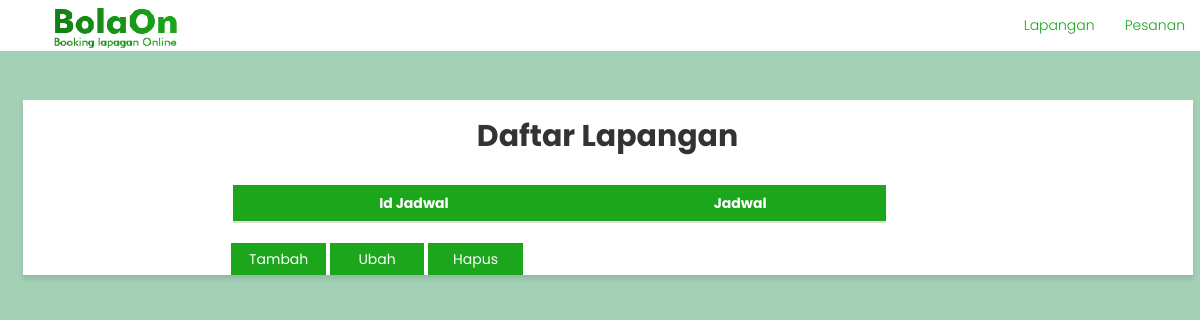
Before: /admin/DaftarJadwal.php with the older database file.
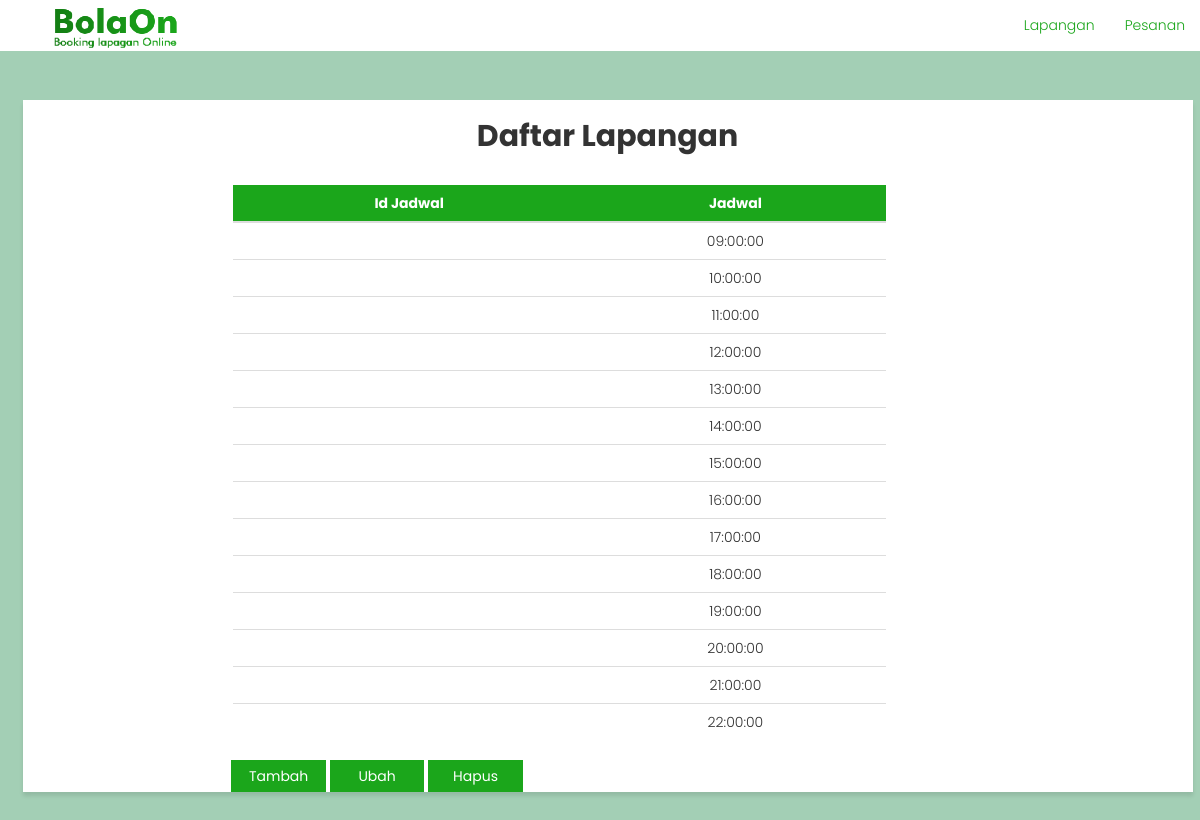
After: the same page with the newer database file.
### tables this page shows
CREATE TABLE `jadwal` (
  `id_jadwal` int(11) NOT NULL,
  `jadwal` time NOT NULL
);

### admin/DaftarJadwal.php (the view, shortened to what this page needs)
<?php
include "../koneksi.php";
$query = "SELECT jadwal FROM jadwal";
$res = mysqli_query($link, $query);
?>
<!DOCTYPE html>
<html lang="en" id="home">
<head>
    <link href="../css/bootstrap.min.css" rel="stylesheet">
    <link rel="stylesheet" href="https://maxcdn.bootstrapcdn.com/bootstrap/3.3.7/css/bootstrap.min.css">
</head>
<body>
	<link href="../css/style2.css" rel="stylesheet">
	<nav class="navbar nav-pills navbar-fixed-top">
		<div class="container-fluid">
			<div class="navbar-header">
				<a class="navbar-brand" href="#home">
					<img alt="Brand" src="../img/logo.png">
				</a>
			</div>
			<div class="collapse navbar-collapse" id="bs-example-navbar-collapse-1">
				<ul class="nav navbar-nav navbar-right">
					<li><a href="#lapangan">Lapangan</a></li>
					<li><a href="#pesanan">Pesanan</a></li>
				</ul>
			</div>
		</div>
	</nav>
	<section>
		<div class="container">
			<div class="daftarlapangan">
				<div class="row">
					<h2><strong><center>Daftar Lapangan</center></strong></h2>
					<br>
					<div class="col-md-7" id="daftarlapangan" >
						<center><table class="table table-hover">
							<thead>
								<tr>
									<th>Id Jadwal</th>
									<th>Jadwal</th>
								</tr>
							</thead>
							<tbody>
								<?php
								while ($row=mysqli_fetch_assoc($res)) {
								?>
								<tr>
									<td><?php echo $row['id_jadwal'] ?></td>
									<td><?php echo $row['jadwal']?></td>
								<?php
									}
								?>
							</tbody>
						</table>
					</center>
				</div>
			</div>
			<div class="tombol">
				<form action="CreateUpdateYardView.html" method="">
					<input type="submit" value="Tambah" id="simpan" class="btn simpan rounded-0">
					<input type="submit" value="Ubah" id="batal" class="btn batal">
					<input type="submit" value="Hapus" id="simpan" class="btn simpan rounded-0">
				</form>
			</div>
		</div>
	</div>
	<br>
	<br>
</section>
</body>
</html>

Changed rows visible on the page:
added jadwal: jadwal "09:00:00"
added jadwal: jadwal "10:00:00"
added jadwal: jadwal "11:00:00"
added jadwal: jadwal "12:00:00"
added jadwal: jadwal "13:00:00"
added jadwal: jadwal "14:00:00"
added jadwal: jadwal "15:00:00"
added jadwal: jadwal "16:00:00"
added jadwal: jadwal "17:00:00"
added jadwal: jadwal "18:00:00"
added jadwal: jadwal "19:00:00"
added jadwal: jadwal "20:00:00"
added jadwal: jadwal "21:00:00"
added jadwal: jadwal "22:00:00"
